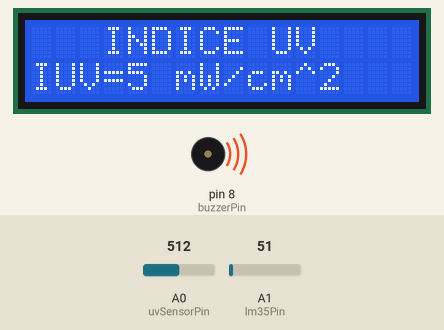
A sketch run on a simulated Arduino Uno, built with avr-gcc and run on an emulated ATmega328P. Shown: 16×2 character LCD, buzzer (waves = sounding, pin HIGH). The inputs (shaded band) are chosen by the test bench; at power-on: A0 (uvSensorPin) = 512, A1 (lm35Pin) = 51. What the sketch prints to the serial monitor is not drawn.

Above: at 1.2 s.
1.3 s: A0 (uvSensorPin) set to 112
At 2.6 s:
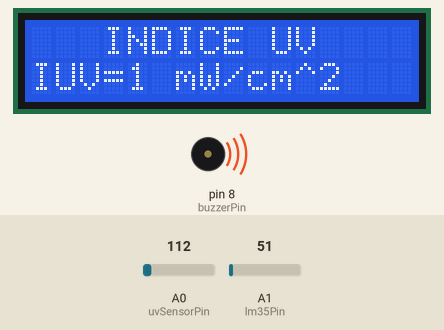
2.9 s: A0 (uvSensorPin) set to 89
At 4.2 s:
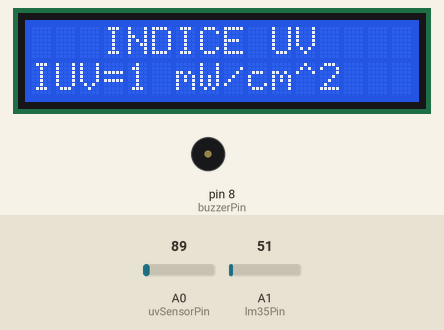
4.5 s: A0 (uvSensorPin) set to 122
At 5.7 s:
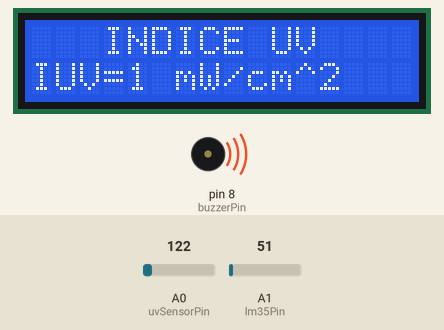
7.5 s: A1 (lm35Pin) set to 22
10.5 s: A1 (lm35Pin) set to 19
13.5 s: A0 (uvSensorPin) set to 1023
At 14.7 s:
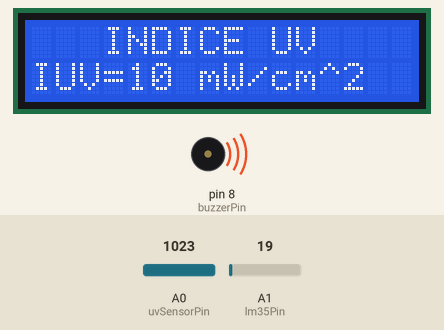
Timing chart, 0 to 16.5 s (numbered marks = the images above; inputs shaded):
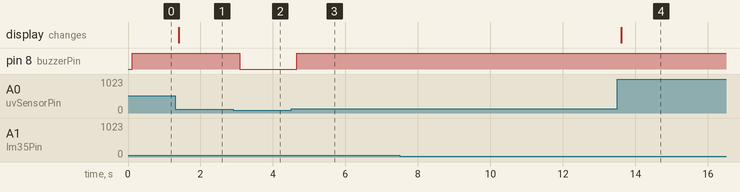

The sketch:

ultra_arduino-interface.ino
```cpp
#include <LiquidCrystal_I2C.h>

LiquidCrystal_I2C lcd(0x27, 16, 2);
const int uvSensorPin = A0; // Pino analógico conectado ao sensor UV GUVA-S12SD
const int buzzerPin = 8; // Pino digital conectado ao buzzer
const int lm35Pin = A1; // Pino analógico ao qual o LM35 está conectado
int valor;
int alerta=0;


void setup() {
  Serial.begin(9600); // Inicializa a comunicação serial
  lcd.begin(16, 2);
  lcd.backlight();
  pinMode(buzzerPin, OUTPUT); // Configura o pino do buzzer como saída
}

void loop() {
  // Sensor UV GUVA-S12SD
  float sensorVoltage;
  float sensorValue;
  sensorValue = analogRead(uvSensorPin);
  sensorVoltage = sensorValue / 1024 * 5.0;

  Serial.print("Sensor UV reading = ");
  Serial.print(sensorValue);
  Serial.print(" mW/cm^2");
  Serial.print(" Sensor voltage = ");
  Serial.print(sensorVoltage);
  Serial.println(" V");

  // Sensor LM35 (temperatura)
  int valorLeitura = analogRead(lm35Pin);
  float temperaturaCelsius = (valorLeitura * 0.00488) * 100.0;

  Serial.print("Temperatura (Celsius): ");
  Serial.println(temperaturaCelsius); // Exibe a temperatura na porta serial

    // Verificar e imprimir o nível UV com base no valor lido
  if (sensorValue <= 50) {
    valor=0;
  } else if (sensorValue <= 227) {
    valor=1;
  } else if (sensorValue <= 318) {
    valor=2;
  } else if (sensorValue <= 408) {
    valor=3;

  } else if (sensorValue <= 503) {
    valor=4;
    Serial.print("teste");
  } else if (sensorValue <= 606) {
    valor=5;
  } else if (sensorValue <= 696) {
    valor=6;
  } else if (sensorValue <= 795) {
    valor=7;
  } else if (sensorValue <= 881) {
    valor=8;
  } else if (sensorValue <= 976) {
    valor=9;
  } else if (sensorValue <= 1079) {
   valor=10;
  } else {
   valor=11;
  }

  // Exibir no LCD
  lcd.clear();
  lcd.setCursor(3, 0);
  lcd.print("INDICE UV");
  lcd.setCursor(0, 1);
  lcd.print("IUV=");
  lcd.print(valor, 1);
  lcd.print(" mW/cm^2");

  alerta = analogRead(uvSensorPin);

  // Verificar se a quantidade de raios ultravioleta é prejudicial
  if (sensorValue > 100) { // Valor de referência para nível prejudicial de raios ultravioleta
    digitalWrite(buzzerPin, HIGH); // Liga o buzzer
    Serial.println(alerta);
  } else {
    digitalWrite(buzzerPin, LOW); // Desliga o buzzer
  }
}
```

Measured:
- the behaviour switches between 101 and 100 on A0 (uvSensorPin) (found by bisection; images 1 and 2)
- after the input at 1.3 s, the display: changes after 0.10 s (image 1)
- after the input at 2.9 s, pin 8 (buzzerPin): HIGH → LOW after 0.18 s
- after the input at 4.5 s, pin 8 (buzzerPin): LOW → HIGH after 0.15 s
- after the input at 7.5 s, every drawn part: stays the same
- after the input at 10.5 s, every drawn part: stays the same
- after the input at 13.5 s, the display: changes after 0.11 s (image 4)
